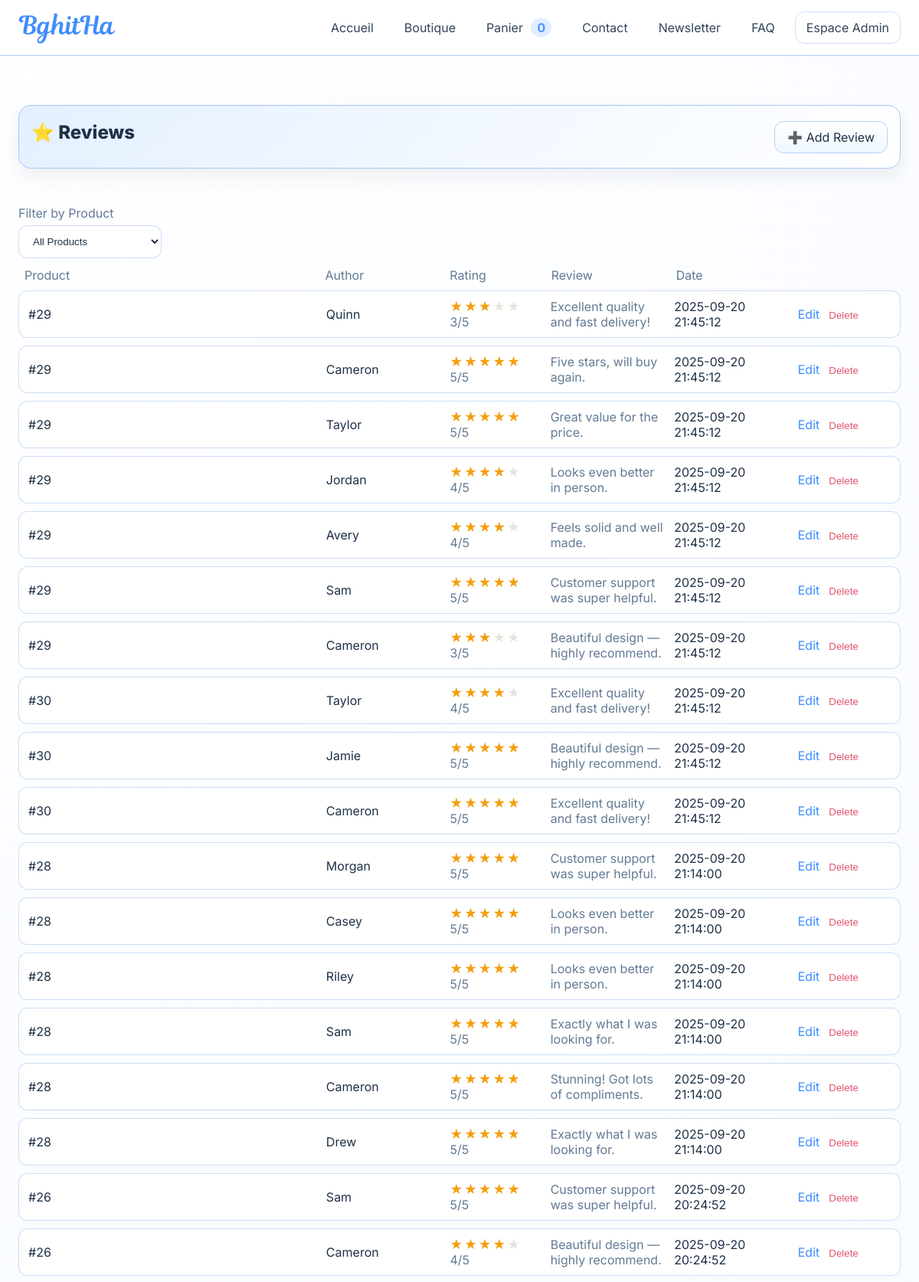
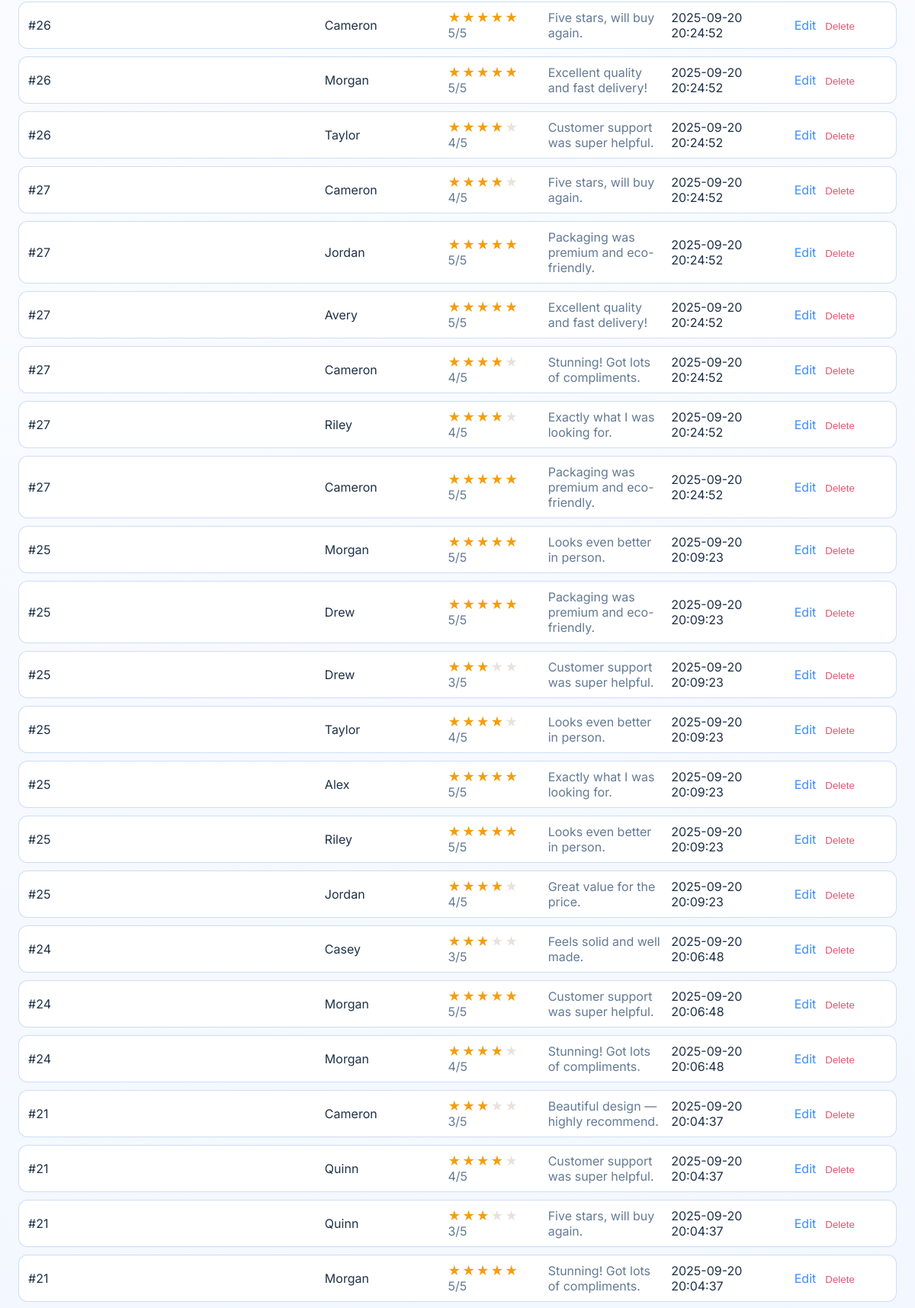
Page /admin/reviews (signed in, upper part) on the committed database (2 pictures, top to bottom).
### tables this page shows
CREATE TABLE reviews (
            id INTEGER PRIMARY KEY AUTOINCREMENT,
            product_id INTEGER NOT NULL,
            name TEXT,
            rating INTEGER CHECK(rating >= 1 AND rating <= 5),
            body TEXT,
            created_at TEXT,
            FOREIGN KEY (product_id) REFERENCES products(id) ON DELETE CASCADE
        );

### mywebstore/routes/admin.py (the view)
    @app.route("/admin/reviews")
    @login_required
    def admin_reviews():
        product_id = request.args.get("product_id")
        conn = get_db(app)
        cur = conn.cursor()
        if product_id:
            cur.execute(
                """
                SELECT r.*, p.title as product_title
                FROM reviews r LEFT JOIN products p ON p.id = r.product_id
                WHERE r.product_id = ?
                ORDER BY r.created_at DESC
                """,
                (product_id,),
            )
        else:
            cur.execute(
                """
                SELECT r.*, p.title as product_title
                FROM reviews r LEFT JOIN products p ON p.id = r.product_id
                ORDER BY r.created_at DESC
                """
            )
        reviews = cur.fetchall()
        cur.execute("SELECT id, title FROM products ORDER BY title ASC")
        products = cur.fetchall()
        release_db(conn)
        return render_template(
            "admin/reviews.html",
            reviews=reviews,
            products=products,
            current_pid=product_id,
        )

### mywebstore/database.py (called while the page is built)
def get_db(app: Flask) -> sqlite3.Connection:
    db_path = os.path.join(app.instance_path, "store.db")
    if has_app_context():
        cached = getattr(g, "_db_conn", None)
        if cached is not None:
            return cached
        conn = sqlite3.connect(db_path)
        conn.row_factory = sqlite3.Row
        g._db_conn = conn
        return conn
    conn = sqlite3.connect(db_path)
    conn.row_factory = sqlite3.Row
    return conn

def release_db(conn: Optional[sqlite3.Connection]) -> None:
    if conn is None:
        return
    try:
        conn.close()
    except Exception:
        pass
    if has_app_context() and getattr(g, "_db_conn", None) is conn:
        g._db_conn = None

### mywebstore/utils.py (called while the page is built)
def login_required(view):
    @wraps(view)
    def wrapped(*args, **kwargs):
        if not session.get("admin_id"):
            return redirect(url_for("admin_login", next=request.path))
        return view(*args, **kwargs)
    return wrapped

### templates/admin/reviews.html (shortened to what this page needs)
{% extends 'base.html' %}
{% block content %}
  <section class="section admin">
    <div class="title-row">
      <h2 class="section-title">⭐ Reviews</h2>
      <div class="actions">
        <a class="btn" href="{{ url_for('admin_review_new') }}">➕ Add Review</a>
      </div>
    </div>
    <form class="toolbar" method="get" action="{{ url_for('admin_reviews') }}">
      <div class="form">
        <label>Filter by Product</label>
        <select name="product_id" onchange="this.form.submit()">
          <option value="">All Products</option>
        </select>
      </div>
    </form>
    <div class="table">
      <div class="thead">
        <div>Product</div>
        <div>Author</div>
        <div>Rating</div>
        <div>Review</div>
        <div>Date</div>
      </div>
      {% for r in reviews %}
        <div class="trow">
          <div>{{ r['product_title'] or ('#'+(r['product_id']|string)) }}</div>
          <div>{{ r['name'] }}</div>
          <div>
            <span class="stars"><span class="fill" style="width: {{ (r['rating'] * 20) | round(0) }}%"></span></span>
            <span class="muted">{{ r['rating'] }}/5</span>
          </div>
          <div class="muted">{{ r['body'][:60] }}{% if r['body'] and r['body']|length > 60 %}…{% endif %}</div>
          <div>{{ r['created_at'][:19].replace('T',' ') }}</div>
          <div class="row-actions">
            <a class="link" href="{{ url_for('admin_review_edit', rid=r['id']) }}">Edit</a>
            <form method="post" action="{{ url_for('admin_review_delete', rid=r['id']) }}" onsubmit="return confirm('Delete this review?')">
              <button class="link danger">Delete</button>
            </form>
          </div>
        </div>
      {% endfor %}
    </div>
  </section>
{% endblock %}

### static/styles.css (style rules this page uses)
:root { --bg: #f2f7ff; --bg-2: #ffffff; --surface: #ffffff; --surface-2: #e6f1ff; --text: #1f3147; --muted: #637a94; --border: #c8daf4; --brand-a: #3d8dff; --brand-b: #8fc5ff; --brand-c: #dcecff; --accent: var(--brand-a); --danger: #e2546f; --warning: #f0b46a; --success: #3da17f; --admin-gradient-a: #312e81; --admin-gradient-b: #7c3aed; --admin-gradient-c: #22d3ee; --admin-surface-glass: rgba(15, 23, 42, .40); --admin-surface-strong: rgba(15, 23, 42, .75); --admin-border-glass: rgba(255, 255, 255, .22); --admin-glow: rgba(148, 163, 255, .35); --radius: 14px; --radius-sm: 10px; --shadow-sm: 0 4px 16px rgba(61, 141, 255, .12); --shadow: 0 20px 48px rgba(31, 49, 71, .18); --ring: 0 0 0 3px color-mix(in oklab, var(--brand-a) 30%, transparent); }
* { box-sizing:border-box }
html { scroll-behavior:smooth }
html,body { height:100% }
body { margin:0; font-family:'Inter',system-ui,-apple-system,Segoe UI,Roboto,Arial,sans-serif; color:var(--text); background: radial-gradient(circle at top left, #ffffff 0%, var(--bg) 45%, #e0efff 100%); display:flex; flex-direction:column; min-height:100vh; }
.actions { display:flex; gap:12px; justify-content:center }
.section { margin:40px 0 }
.section-title { font-size:24px; margin:6px 0 18px; font-weight:800 }
.btn { display:inline-flex; align-items:center; justify-content:center; gap:8px; padding:10px 16px; border-radius:12px; border:1px solid color-mix(in oklab, var(--border) 85%, transparent); background:#ffffff; color:var(--text); text-decoration:none; cursor:pointer; transition:transform .2s, background .2s, filter .2s }
.link { color:var(--brand-a); background:none; border:0; padding:0; cursor:pointer; text-decoration:none }
.link.danger { color:var(--danger) }
.toolbar { display:flex; align-items:center; justify-content:space-between; gap:12px; margin:8px 0 14px }
.form label { display:block; margin:8px 0 6px; color:var(--muted) }
.form input, .form select, .form textarea, input[type="text"], input[type="search"], input[type="email"], input[type="password"], input[type="number"], select, textarea, .search input { width:100%; padding:12px 14px; border-radius:12px; border:1px solid color-mix(in oklab, var(--border) 90%, transparent); background:#ffffff; color:var(--text); transition:border .15s, box-shadow .15s, background .15s; caret-color:var(--brand-a) }
.table { display:grid; gap:10px }
.table .thead, .table .trow { display:grid; grid-template-columns: 2.5fr 1fr 0.8fr 1fr 1fr 0.8fr; gap:10px; align-items:center }
.table .thead { color:var(--muted); padding:0 8px }
.table .trow { background:var(--surface); border:1px solid color-mix(in oklab, var(--border) 90%, transparent); border-radius:12px; padding:10px 12px }
.row-actions { display:flex; gap:12px; align-items:center }
.stars { position:relative; display:inline-block; font-size:16px; line-height:1 }
.stars::before { content:"★★★★★"; letter-spacing:2px; color:#e8e2db }
.stars .fill { position:absolute; top:0; left:0; white-space:nowrap; overflow:hidden }
.stars .fill::before { content:"★★★★★"; letter-spacing:2px; color:#f59e0b }
.muted { color:var(--muted) }
.title-row { display:flex; align-items:center; justify-content:space-between; gap:12px }
.toolbar { display:flex; justify-content:space-between; align-items:center; gap:12px; margin-bottom:12px }
.section.admin .title-row { background:linear-gradient(135deg, color-mix(in oklab, var(--brand-a) 14%, #fff), #ffffff); padding:14px 16px; border-radius:16px; border:1px solid color-mix(in oklab, var(--brand-a) 25%, var(--border)); box-shadow:0 10px 26px rgba(31,49,71,.08); margin-bottom: 40px; }
.section.admin .title-row .btn { background:linear-gradient(180deg, #fff, color-mix(in oklab, var(--brand-b) 14%, #fff)); border-color:color-mix(in oklab, var(--brand-b) 40%, var(--border)) }

### rows in the picture
reviews: product "#29", name "Quinn", rating "3", body "Excellent quality and fast delivery!", created_at "2025-09-20 21:45:12"
reviews: product "#29", name "Cameron", rating "5", body "Five stars, will buy again.", created_at "2025-09-20 21:45:12"
reviews: product "#29", name "Taylor", rating "5", body "Great value for the price.", created_at "2025-09-20 21:45:12"
reviews: product "#29", name "Jordan", rating "4", body "Looks even better in person.", created_at "2025-09-20 21:45:12"
reviews: product "#29", name "Avery", rating "4", body "Feels solid and well made.", created_at "2025-09-20 21:45:12"
reviews: product "#29", name "Sam", rating "5", body "Customer support was super helpful.", created_at "2025-09-20 21:45:12"
reviews: product "#29", name "Cameron", rating "3", body "Beautiful design — highly recommend.", created_at "2025-09-20 21:45:12"
reviews: product "#30", name "Taylor", rating "4", body "Excellent quality and fast delivery!", created_at "2025-09-20 21:45:12"
reviews: product "#30", name "Jamie", rating "5", body "Beautiful design — highly recommend.", created_at "2025-09-20 21:45:12"
reviews: product "#30", name "Cameron", rating "5", body "Excellent quality and fast delivery!", created_at "2025-09-20 21:45:12"
reviews: product "#28", name "Morgan", rating "5", body "Customer support was super helpful.", created_at "2025-09-20 21:14:00"
reviews: product "#28", name "Casey", rating "5", body "Looks even better in person.", created_at "2025-09-20 21:14:00"
reviews: product "#28", name "Riley", rating "5", body "Looks even better in person.", created_at "2025-09-20 21:14:00"
reviews: product "#28", name "Sam", rating "5", body "Exactly what I was looking for.", created_at "2025-09-20 21:14:00"
reviews: product "#28", name "Cameron", rating "5", body "Stunning! Got lots of compliments.", created_at "2025-09-20 21:14:00"
reviews: product "#28", name "Drew", rating "5", body "Exactly what I was looking for.", created_at "2025-09-20 21:14:00"
reviews: product "#26", name "Sam", rating "5", body "Customer support was super helpful.", created_at "2025-09-20 20:24:52"
reviews: product "#26", name "Cameron", rating "4", body "Beautiful design — highly recommend.", created_at "2025-09-20 20:24:52"
reviews: product "#26", name "Cameron", rating "5", body "Five stars, will buy again.", created_at "2025-09-20 20:24:52"
reviews: product "#26", name "Morgan", rating "5", body "Excellent quality and fast delivery!", created_at "2025-09-20 20:24:52"
reviews: product "#26", name "Taylor", rating "4", body "Customer support was super helpful.", created_at "2025-09-20 20:24:52"
reviews: product "#27", name "Cameron", rating "4", body "Five stars, will buy again.", created_at "2025-09-20 20:24:52"
reviews: product "#27", name "Jordan", rating "5", body "Packaging was premium and eco-friendly.", created_at "2025-09-20 20:24:52"
reviews: product "#27", name "Avery", rating "5", body "Excellent quality and fast delivery!", created_at "2025-09-20 20:24:52"
reviews: product "#27", name "Cameron", rating "4", body "Stunning! Got lots of compliments.", created_at "2025-09-20 20:24:52"
reviews: product "#27", name "Riley", rating "4", body "Exactly what I was looking for.", created_at "2025-09-20 20:24:52"
reviews: product "#27", name "Cameron", rating "5", body "Packaging was premium and eco-friendly.", created_at "2025-09-20 20:24:52"
reviews: product "#25", name "Morgan", rating "5", body "Looks even better in person.", created_at "2025-09-20 20:09:23"
reviews: product "#25", name "Drew", rating "5", body "Packaging was premium and eco-friendly.", created_at "2025-09-20 20:09:23"
reviews: product "#25", name "Drew", rating "3", body "Customer support was super helpful.", created_at "2025-09-20 20:09:23"
reviews: product "#25", name "Taylor", rating "4", body "Looks even better in person.", created_at "2025-09-20 20:09:23"
reviews: product "#25", name "Alex", rating "5", body "Exactly what I was looking for.", created_at "2025-09-20 20:09:23"
reviews: product "#25", name "Riley", rating "5", body "Looks even better in person.", created_at "2025-09-20 20:09:23"
reviews: product "#25", name "Jordan", rating "4", body "Great value for the price.", created_at "2025-09-20 20:09:23"
reviews: product "#24", name "Casey", rating "3", body "Feels solid and well made.", created_at "2025-09-20 20:06:48"
reviews: product "#24", name "Morgan", rating "5", body "Customer support was super helpful.", created_at "2025-09-20 20:06:48"
reviews: product "#24", name "Morgan", rating "4", body "Stunning! Got lots of compliments.", created_at "2025-09-20 20:06:48"
reviews: product "#21", name "Cameron", rating "3", body "Beautiful design — highly recommend.", created_at "2025-09-20 20:04:37"
reviews: product "#21", name "Quinn", rating "4", body "Customer support was super helpful.", created_at "2025-09-20 20:04:37"
reviews: product "#21", name "Quinn", rating "3", body "Five stars, will buy again.", created_at "2025-09-20 20:04:37"
reviews: product "#21", name "Morgan", rating "5", body "Stunning! Got lots of compliments.", created_at "2025-09-20 20:04:37"

### other values in the picture
{{ cart_count }} "0"
